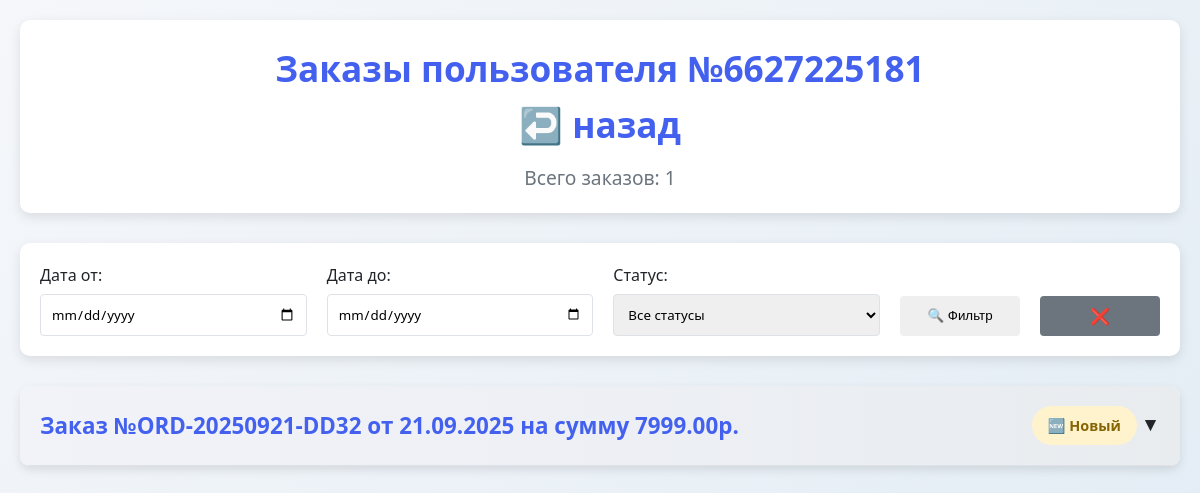
The app's page /orders/orders-page/user-orders/?user_id=6627225181, older data.
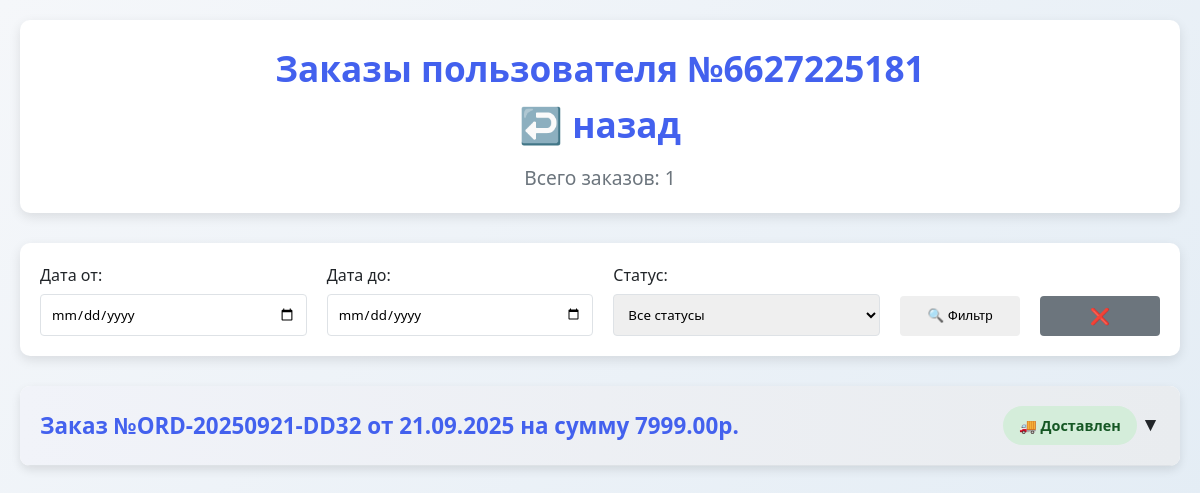
The same page, newer data.
### database/models.py (models this page shows)
class Order(Base):
    __tablename__ = 'orders'
    id = Column(Integer, primary_key=True, index=True)
    user_id = Column(Integer, nullable=False)
    created_at = Column(DateTime, default=lambda: datetime.now(timezone(timedelta(hours=3))))
    status = Column(String(50), default="new")  # new / confirmed / delivered / cancelled
    total_amount = Column(Float, nullable=False)
    customer_name = Column(String(100))
    customer_phone = Column(String(20))
    customer_address = Column(String(300))
    delivery_method = Column(String(50))
    order_number = Column(String(20), unique=True, nullable=False)
    items = relationship("OrderItem", back_populates="order")

### api/routes/orders.py (the view)
@router.get("/orders-page/user-orders/", response_class=HTMLResponse)
def get_user_orders(
        request: Request,
        user_id: int = Query(None, description="ID пользователя"),
        date_from: str = Query(None),
        date_to: str = Query(None),
        status: str = Query(None),
        db: Session = Depends(get_db)
):
    query = db.query(Order).options(
        joinedload(Order.items).joinedload(OrderItem.product)  # ← загружаем товары
    )
    if user_id:
        query = query.filter(Order.user_id == user_id)
    if date_from:
        try:
            date_from_obj = datetime.strptime(date_from, "%Y-%m-%d")
            query = query.filter(Order.created_at >= date_from_obj)
        except ValueError:
            pass
    if date_to:
        try:
            date_to_obj = datetime.strptime(date_to, "%Y-%m-%d")
            date_to_obj = date_to_obj.replace(hour=23, minute=59, second=59)
            query = query.filter(Order.created_at <= date_to_obj)
        except ValueError:
            pass
    if status:
        query = query.filter(Order.status == status)
    orders = query.order_by(Order.created_at.desc()).all()
    for order in orders:
        for item in order.items:
            if hasattr(item, 'product') and item.product:
                item.product_name = item.product.name
            else:
                item.product_name = "Товар не найден"
    return templates.TemplateResponse("orders.html", {
        "request": request,
        "orders": orders,
        "date_from": date_from,
        "date_to": date_to,
        "status": status
    })

### templates/orders.html (shortened to what this page needs)
<!DOCTYPE html>
<html lang="ru">
<head>
</head>
<body>
<div class="container">
    <header>
        <h1>
            <a href="/orders/orders-page/" style="text-decoration: none; color: inherit;">
                {% if request.query_params.get('user_id') %}
                Заказы пользователя №{{ request.query_params.get('user_id') }}<br>
                ↩️ назад
                {% else %}
                Управление заказами
                {% endif %}
            </a>
        </h1>
        <p class="summary">Всего заказов: {{ orders|length }}</p>
    </header>
    <div class="filters">
        <form id="filter-form" method="GET">
            <div class="filter-row">
                <div class="filter-group">
                    <label for="date_from">Дата от:</label>
                    <input type="date" id="date_from" name="date_from"
                           value="{{ request.query_params.get('date_from', '') }}">
                </div>
                <div class="filter-group">
                    <label for="date_to">Дата до:</label>
                    <input type="date" id="date_to" name="date_to"
                           value="{{ request.query_params.get('date_to', '') }}">
                </div>
                <div class="filter-group">
                    <label for="status">Статус:</label>
                    <select id="status" name="status">
                        <option value="">Все статусы</option>
                    </select>
                </div>
                <button type="submit" class="filter-button">🔍 Фильтр</button>
                <a href="/orders/orders-page/user-orders/{% if request.query_params.get('user_id') %}?user_id={{ request.query_params.get('user_id') }}{% endif %}"
                   class="filter-button" style="text-decoration:none; background-color: var(--gray);">❌</a>
            </div>
        </form>
    </div>
    {% for order in orders %}
    <div class="order" data-order-id="{{ order.id }}" onclick="toggleOrderDetails(this)">
        <div class="order-header">
            <div class="order-number">Заказ №{{ order.order_number }} от {{ order.created_at.strftime('%d.%m.%Y') }} на
                сумму {{ "%.2f"|format(order.total_amount) }}р.
            </div>
            <div>
                <div class="order-status status-{{ order.status }}">
                    {% if order.status == 'new' %}🆕 Новый
                    {% elif order.status == 'confirmed' %}✅ Подтвержден
                    {% elif order.status == 'cancelled' %}❌ Отменен
                    {% elif order.status == 'delivered' %}🚚 Доставлен
                    {% else %}{{ order.status }}{% endif %}
                </div>
                <span class="toggle-icon">▼</span>
            </div>
        </div>
    </div>
    {% else %}
    <div style="text-align: center; padding: 40px; background: white; border-radius: var(--radius); box-shadow: 0 4px 12px var(--shadow);">
        <h3>📭 Нет заказов</h3>
        <p>Заказов пока не поступало.</p>
    </div>
    {% endfor %}
</div>
</body>
</html>

Row changes from the older to the newer data that the page shows:
changed Order "ORD-20250921-DD32": status "🆕 Новый" → "🚚 Доставлен"
